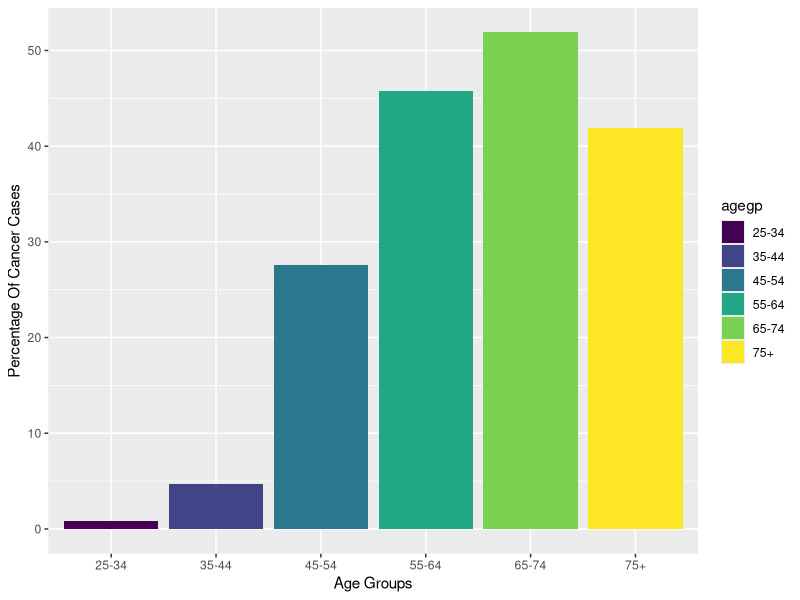
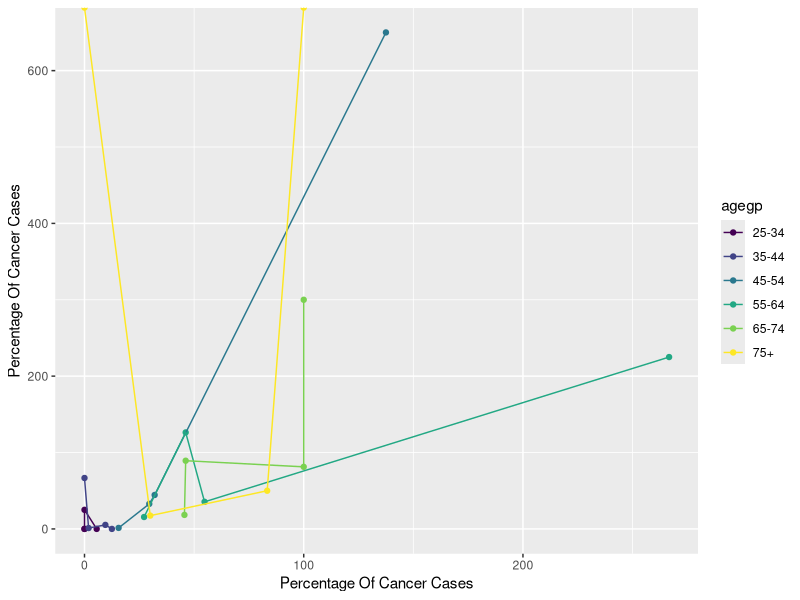
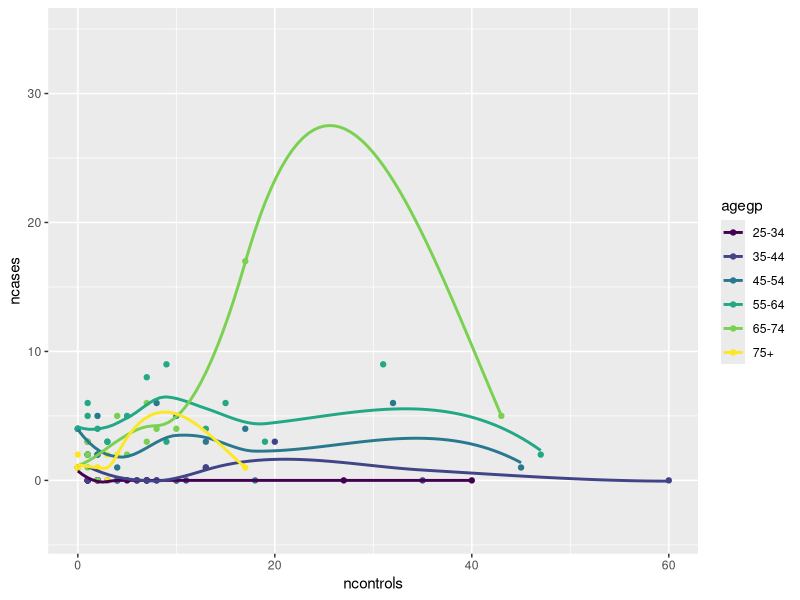

R code for these plots, in order:
library(tidyverse)
library(dplyr)
summary(esoph)
d1<- esoph %>%  group_by(agegp) %>%
  summarise(count = n(), total_cases = sum(ncases), total_controls = sum(ncontrols),
            percentage=total_cases*100/total_controls)
d1

ggplot(d1, aes(x=agegp, y=percentage,fill=agegp)) +
  geom_bar(stat="identity") +
  labs(x= 'Age Groups', y= 'Percentage Of Cancer Cases')

d2<- esoph %>%  group_by(agegp,tobgp) %>%
  summarise(count = n(), total_cases = sum(ncases), total_controls = sum(ncontrols),
            percentage_tob=total_cases*100/total_controls)
d2

d3<- esoph %>%  group_by(agegp,alcgp) %>%
  summarise(count = n(), total_cases = sum(ncases), total_controls = sum(ncontrols),
            percentage_alc=total_cases*100/total_controls)
view(d2)

d4 <- d2
d4["percentage_alc"] <- d3["percentage_alc"]
view(d4)
ggplot(d4, aes(x=percentage_tob, y=percentage_alc,color=agegp)) +
  geom_point(stat="identity") +
  geom_line()+
  labs(x= 'Percentage Of Cancer Cases', y= 'Percentage Of Cancer Cases')

ggplot(esoph, aes(x=ncontrols, y=ncases,color=agegp)) +
  geom_point() +
  geom_smooth(fill = NA) +
  labs(x= 'ncontrols', y= 'ncases')
